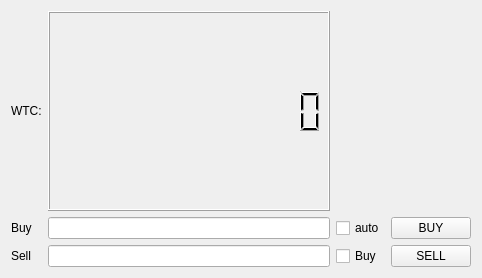
<?xml version="1.0" encoding="UTF-8"?>
<ui version="4.0">
 <class>MainWindow</class>
 <widget class="QMainWindow" name="MainWindow">
  <property name="geometry">
   <rect>
    <x>0</x>
    <y>0</y>
    <width>482</width>
    <height>278</height>
   </rect>
  </property>
  <property name="windowTitle">
   <string>MainWindow</string>
  </property>
  <property name="dockOptions">
   <set>QMainWindow::AllowTabbedDocks|QMainWindow::AnimatedDocks</set>
  </property>
  <widget class="QWidget" name="centralWidget">
   <layout class="QGridLayout" name="gridLayout">
    <item row="0" column="0">
     <widget class="QLabel" name="label">
      <property name="text">
       <string>WTC:</string>
      </property>
     </widget>
    </item>
    <item row="0" column="1">
     <widget class="QLCDNumber" name="lcdNumberWTCETH">
      <property name="digitCount">
       <number>12</number>
      </property>
     </widget>
    </item>
    <item row="1" column="0">
     <widget class="QLabel" name="label_2">
      <property name="text">
       <string>Buy</string>
      </property>
     </widget>
    </item>
    <item row="1" column="1">
     <widget class="QLineEdit" name="lineEdit_buyLimit"/>
    </item>
    <item row="1" column="2">
     <widget class="QCheckBox" name="checkBoxAuto">
      <property name="text">
       <string>auto</string>
      </property>
     </widget>
    </item>
    <item row="1" column="3">
     <widget class="QPushButton" name="pushButtonBuy">
      <property name="text">
       <string>BUY</string>
      </property>
     </widget>
    </item>
    <item row="2" column="0">
     <widget class="QLabel" name="label_3">
      <property name="text">
       <string>Sell</string>
      </property>
     </widget>
    </item>
    <item row="2" column="1">
     <widget class="QLineEdit" name="lineEdit_sellLimit"/>
    </item>
    <item row="2" column="3">
     <widget class="QPushButton" name="pushButtonSell">
      <property name="text">
       <string>SELL</string>
      </property>
     </widget>
    </item>
    <item row="2" column="2">
     <widget class="QCheckBox" name="checkBoxBuySell">
      <property name="text">
       <string>Buy</string>
      </property>
     </widget>
    </item>
   </layout>
  </widget>
 </widget>
 <layoutdefault spacing="6" margin="11"/>
 <resources/>
 <connections/>
</ui>
